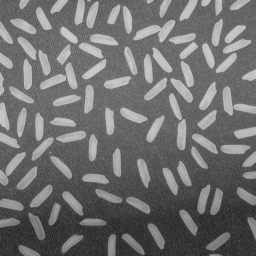
#> input picture images/rice.bmp, 256 x 256 px
$ jupyter execute --allow-errors ch08-3.ipynb
#> lines starting #> are read from the running program, lines starting #| are printed output that depends on the picture; after the words box and inside, x2 and y2 are one past the last pixel; in counts of white or black regions, pixels touching at a corner belong together
[cell 1]
import cv2
import numpy as np
import matplotlib.pyplot as plt

[cell 2]
img = cv2.imread('../images/rice.bmp')
#> img is the input picture: shape (256, 256, 3); min 40, max 204, mean 111.2
RGB_img = cv2.cvtColor(img, cv2.COLOR_BGR2RGB)

gimg = cv2.cvtColor(RGB_img, cv2.COLOR_RGB2GRAY)
print(gimg.shape)
#| (256, 256)
plt.imshow(gimg, cmap='gray')

[cell 3]
kernel = np.ones((3, 3), np.uint8)
dilateimg = cv2.dilate(gimg, kernel, iterations = 1)
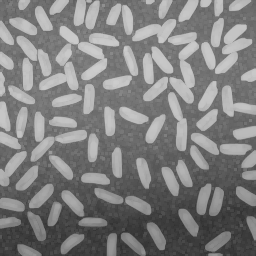
#> dilateimg: shape (256, 256); min 48, max 204, mean 127.2
#> (the rest of this cell did not finish here and is left out)

[cell 4]
gBin = np.zeros((gimg.shape[0], gimg.shape[1]), dtype=np.ubyte)

[cell 5]
threshold = 120

for h in range(gimg.shape[0]):
  for w in range(gimg.shape[1]):
    if(gimg[h, w] > threshold):
      gBin[h, w] = 255
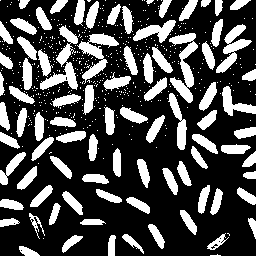
#> gBin: shape (256, 256); 29.1% white; 529 white regions (444 under 20 px), largest, box (x1, y1, x2, y2) and area: (169, 33, 198, 103) 844, (40, 25, 78, 90) 824, (77, 33, 119, 84) 730

#> (the rest of this cell did not finish here and is left out)

[cell 6]
kernel = np.ones((4,1), np.uint8)
erodeimg = cv2.erode(gBin, kernel, iterations = 1)
#> (the rest of this cell did not finish here and is left out)

[cell 7]
kernel = np.ones((4,1), np.uint8)
dilateimg = cv2.dilate(erodeimg, kernel, iterations = 1)
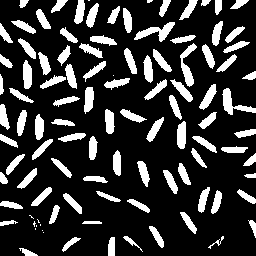
#> erodeimg: shape (256, 256); 20.4% white; 105 white regions (11 under 20 px), largest, box (x1, y1, x2, y2) and area: (134, 22, 175, 42) 321, (222, 88, 256, 115) 314, (180, 43, 197, 87) 290
#> (the rest of this cell did not finish here and is left out)
